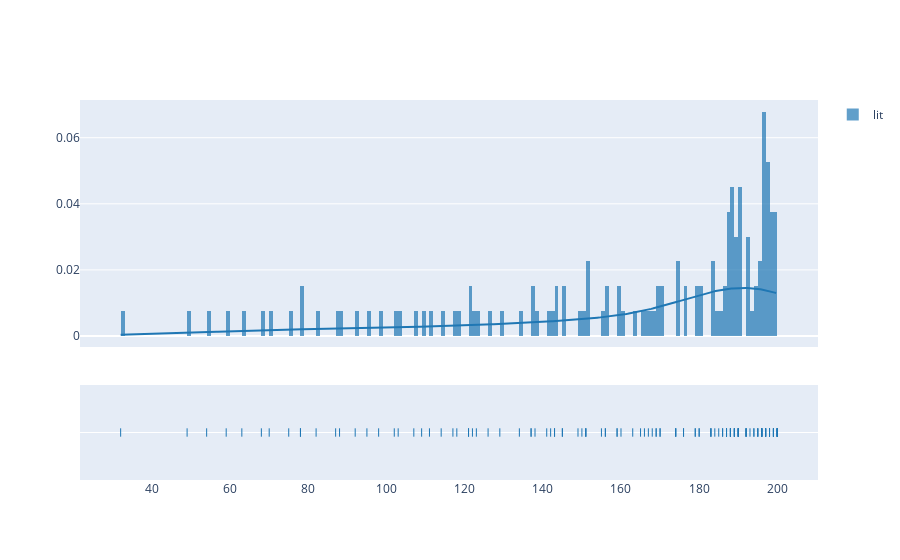

Source (notebook cell):
### Markdown cell above
In my opinion, distribution plots are the one place where plotly falls short of seaborn. For example, if we want a rug, KDE, and histogram, the code below does this in plotly. I'm not personally a fan.

### Code cell
import plotly.figure_factory as ff
ff.create_distplot([df["lit"]], ["lit"])

### Figure 1 — Plotly figure (JSON) as saved in the notebook; plotly's stock layout.template omitted (floating-point values rounded to 4 significant figures; data arrays with more than 128 entries replaced by an {"elided": "..."} marker saying what was removed)
{"data": [{"autobinx": false, "histnorm": "probability density", "legendgroup": "lit", "marker": {"color": "rgb(31, 119, 180)"}, "name": "lit", "opacity": 0.7, "type": "histogram", "x": {"elided": "147 int values"}, "xaxis": "x", "xbins": {"end": 200, "size": 1, "start": 32}, "yaxis": "y"}, {"legendgroup": "lit", "marker": {"color": "rgb(31, 119, 180)"}, "mode": "lines", "name": "lit", "showlegend": false, "type": "scatter", "x": {"elided": "500 float values"}, "xaxis": "x", "y": {"elided": "500 float values"}, "yaxis": "y"}, {"legendgroup": "lit", "marker": {"color": "rgb(31, 119, 180)", "symbol": "line-ns-open"}, "mode": "markers", "name": "lit", "showlegend": false, "type": "scatter", "x": {"elided": "147 int values"}, "xaxis": "x", "y": {"elided": "147 str values"}, "yaxis": "y2"}], "layout": {"barmode": "overlay", "hovermode": "closest", "legend": {"traceorder": "reversed"}, "xaxis": {"anchor": "y2", "domain": [0, 1], "zeroline": false}, "yaxis": {"anchor": "free", "domain": [0.35, 1], "position": 0}, "yaxis2": {"anchor": "x", "domain": [0, 0.25], "dtick": 1, "showticklabels": false}}}
